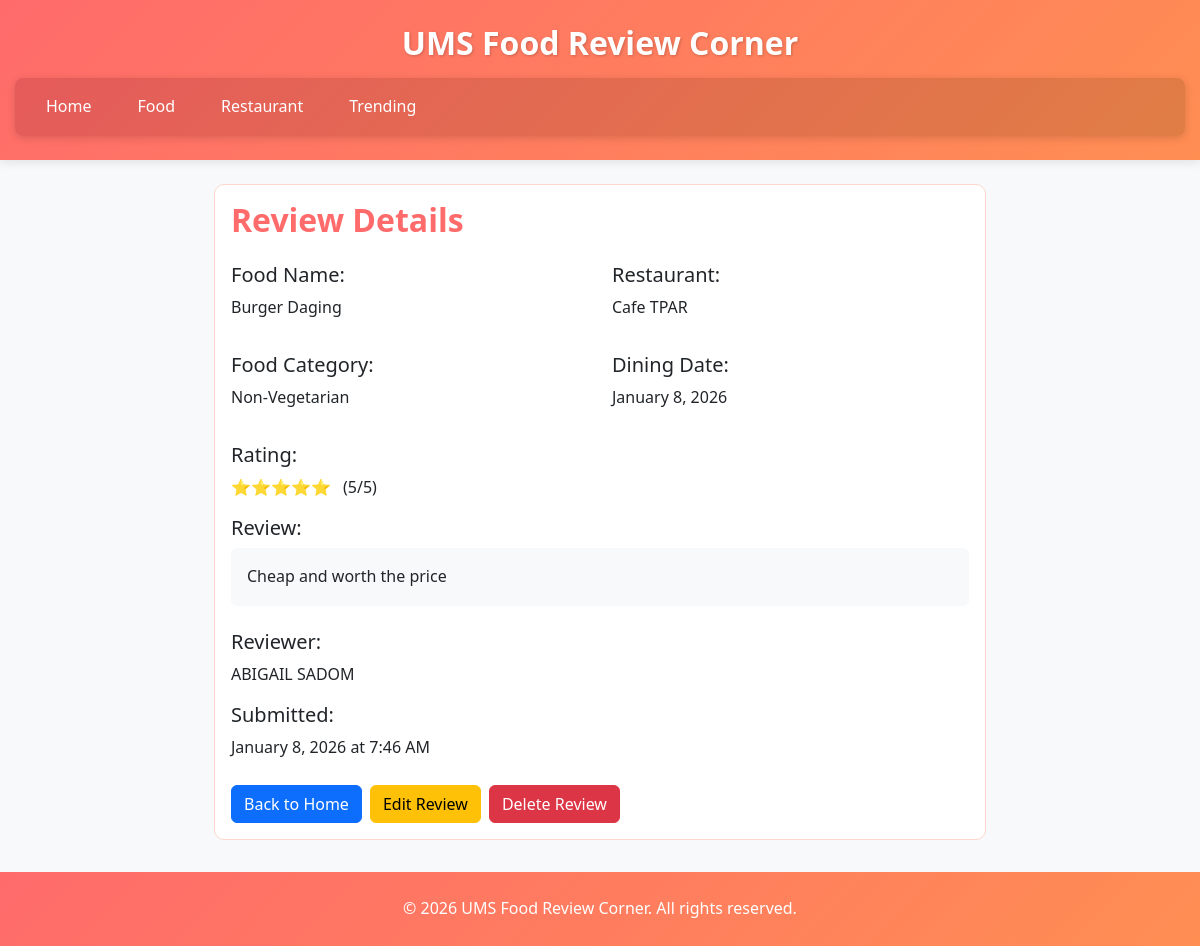
Page /code/index.php?action=view&id=2 on the committed database.
### tables this page shows
CREATE TABLE `reviews` (
  `id` int(11) NOT NULL,
  `user_id` int(11) DEFAULT NULL,
  `food_name` varchar(100) DEFAULT NULL,
  `restaurant_name` varchar(100) DEFAULT NULL,
  `food_category` varchar(50) DEFAULT NULL,
  `dining_date` date DEFAULT NULL,
  `rating` int(11) DEFAULT NULL,
  `review_text` text DEFAULT NULL,
  `created_at` timestamp NOT NULL DEFAULT current_timestamp(),
  `updated_at` timestamp NOT NULL DEFAULT current_timestamp() ON UPDATE current_timestamp()
);

CREATE TABLE `users` (
  `id` int(11) NOT NULL,
  `matric_no` varchar(20) DEFAULT NULL,
  `name` varchar(100) DEFAULT NULL,
  `age` int(11) DEFAULT NULL,
  `hometown` varchar(100) DEFAULT NULL,
  `profile_image` varchar(255) DEFAULT NULL,
  `updated_at` timestamp NOT NULL DEFAULT current_timestamp() ON UPDATE current_timestamp()
);

### code/controllers/ReviewController.php (called while the page is built, shortened)
<?php
require_once 'models/ReviewModel.php';
class ReviewController {
    private $reviewModel;
    public function __construct() {
        $this->reviewModel = new ReviewModel();
    }
    public function view() {
        $id = $_GET['id'] ?? 0;
        $review = $this->reviewModel->getReviewById($id);
        require_once 'views/view_review.php';
    }
}
?>

### code/models/ReviewModel.php (called while the page is built, shortened)
<?php
class ReviewModel {
    private $conn;
    public function __construct() {
        require_once 'config/database.php';
        $db = new Database();
        $this->conn = $db->getConnection();
    }
    public function getReviewById($id) {
        $stmt = $this->conn->prepare("
            SELECT r.*, u.name
            FROM reviews r
            JOIN users u ON r.user_id = u.id
            WHERE r.id = ?
        ");
        $stmt->execute([$id]);
        return $stmt->fetch(PDO::FETCH_ASSOC);
    }
}
?>

### code/config/database.php (called while the page is built, shortened)
<?php
class Database {
    private $host = "localhost";
    private $db_name = "food_review_db";
    private $username = "root";
    private $password = "";
    public function getConnection() {
        $this->conn = null;
        try {
            $this->conn = new PDO(
                "mysql:host=" . $this->host . ";dbname=" . $this->db_name . ";charset=utf8mb4",
                $this->username,
                $this->password
            );
            $this->conn->setAttribute(PDO::ATTR_ERRMODE, PDO::ERRMODE_EXCEPTION);
            $this->conn->setAttribute(PDO::ATTR_DEFAULT_FETCH_MODE, PDO::FETCH_ASSOC);
            $this->conn->setAttribute(PDO::ATTR_EMULATE_PREPARES, false);
        } catch(PDOException $e) {
            $error_message = "Database connection failed";
            if ($_SERVER['SERVER_NAME'] == 'localhost' || $_SERVER['SERVER_NAME'] == '127.0.0.1') {
                $error_message .= ": " . $e->getMessage();
            }
            error_log("Database Error: " . $e->getMessage());
            die("
                <div style='padding: 20px; margin: 20px; border: 2px solid #ff6b6b; border-radius: 10px; background: #fff5f5;'>
                    <h2 style='color: #ff6b6b;'>⚠️ Database Connection Error</h2>
                    <p>Unable to connect to the database. Please check:</p>
                    <ul>
                        <li>Is MySQL running in XAMPP/WAMP?</li>
                        <li>Is the database 'food_review_db' created?</li>
                        <li>Are the credentials correct in config/database.php?</li>
                    </ul>
                    " . ($_SERVER['SERVER_NAME'] == 'localhost' ?
                        "<p><strong>Technical Details:</strong> " . htmlspecialchars($e->getMessage()) . "</p>" :
                        "<p>Please contact the administrator if the problem persists.</p>") . "
                    <p><a href='setup_database.php' style='color: #ff6b6b; font-weight: bold;'>Click here to run database setup</a></p>
                </div>
            ");
        }
        return $this->conn;
    }
}
?>

### code/views/view_review.php (the view, shortened to what this page needs)
<!DOCTYPE html>
<html lang="en">
<head>
    <link href="https://cdn.jsdelivr.net/npm/bootstrap@5.3.0-alpha1/dist/css/bootstrap.min.css" rel="stylesheet">
    <link rel="stylesheet" href="assets/css/style.css">
</head>
<body>
    <?php include 'header.php'; ?>
    <main class="container my-4">
        <div class="row justify-content-center">
            <div class="col-md-8">
                <div class="card">
                    <div class="card-body">
                        <h2 class="card-title mb-4">Review Details</h2>
                        <div class="row mb-3">
                            <div class="col-md-6">
                                <h5>Food Name:</h5>
                                <p class="form-control-static"><?= htmlspecialchars($review['food_name']) ?></p>
                            </div>
                            <div class="col-md-6">
                                <h5>Restaurant:</h5>
                                <p class="form-control-static"><?= htmlspecialchars($review['restaurant_name']) ?></p>
                            </div>
                        </div>
                        <div class="row mb-3">
                            <div class="col-md-6">
                                <h5>Food Category:</h5>
                                <p class="form-control-static"><?= htmlspecialchars($review['food_category']) ?></p>
                            </div>
                            <div class="col-md-6">
                                <h5>Dining Date:</h5>
                                <p class="form-control-static"><?= date('F j, Y', strtotime($review['dining_date'])) ?></p>
                            </div>
                        </div>
                        <div class="mb-3">
                            <h5>Rating:</h5>
                            <div class="rating-display">
                                <?php for ($i = 1; $i <= 5; $i++):
                                    if ($i <= $review['rating']):
                                        echo '⭐';
                                    else:
                                        echo '☆';
                                    endif;
                                endfor; ?>
                                <span class="ms-2">(<?= $review['rating'] ?>/5)</span>
                            </div>
                        </div>
                        <div class="mb-4">
                            <h5>Review:</h5>
                            <div class="review-text p-3 bg-light rounded">
                                <?= nl2br(htmlspecialchars($review['review_text'])) ?>
                            </div>
                        </div>
                        <div class="mb-3">
                            <h5>Reviewer:</h5>
                            <p class="form-control-static"><?= htmlspecialchars($review['name']) ?></p>
                        </div>
                        <div class="mb-3">
                            <h5>Submitted:</h5>
                            <p class="form-control-static"><?= date('F j, Y \a\t g:i A', strtotime($review['created_at'])) ?></p>
                        </div>
                        <div class="d-flex gap-2 mt-4">
                            <a href="index.php" class="btn btn-primary">Back to Home</a>
                            <a href="index.php?action=edit&id=<?= $review['id'] ?>" class="btn btn-warning">Edit Review</a>
                            <a href="index.php?action=delete&id=<?= $review['id'] ?>"
                               class="btn btn-danger"
                               onclick="return confirm('Are you sure you want to delete this review?')">Delete Review</a>
                        </div>
                    </div>
                </div>
            </div>
        </div>
    </main>
    <?php include 'footer.php'; ?>
</body>
</html>

### code/assets/css/style.css (style rules this page uses)
* { margin: 0; padding: 0; box-sizing: border-box; }
body { background-color: #f8f9fa; color: #333; line-height: 1.6; font-family: 'Segoe UI', Tahoma, Geneva, Verdana, sans-serif; }
.container { max-width: 1200px; margin: 0 auto; padding: 0 15px; }
.my-4 { margin-top: 2rem; margin-bottom: 2rem; }
.d-flex { display: flex !important; }
.mb-3 { margin-bottom: 1rem !important; }
body { background-color: #f8f9fa; color: #333; line-height: 1.6; }
.card { border: 1px solid #ffd6cc; border-radius: 10px; transition: transform 0.3s ease; }
.card-title { color: #ff6b6b; font-weight: 600; }

### rows in the picture
reviews: food_name "Burger Daging", restaurant_name "Cafe TPAR", food_category "Non-Vegetarian", dining_date "January 8, 2026", rating "5", review_text "Cheap and worth the price", user.name "ABIGAIL SADOM", created_at "January 8, 2026 at 7:46 AM"
